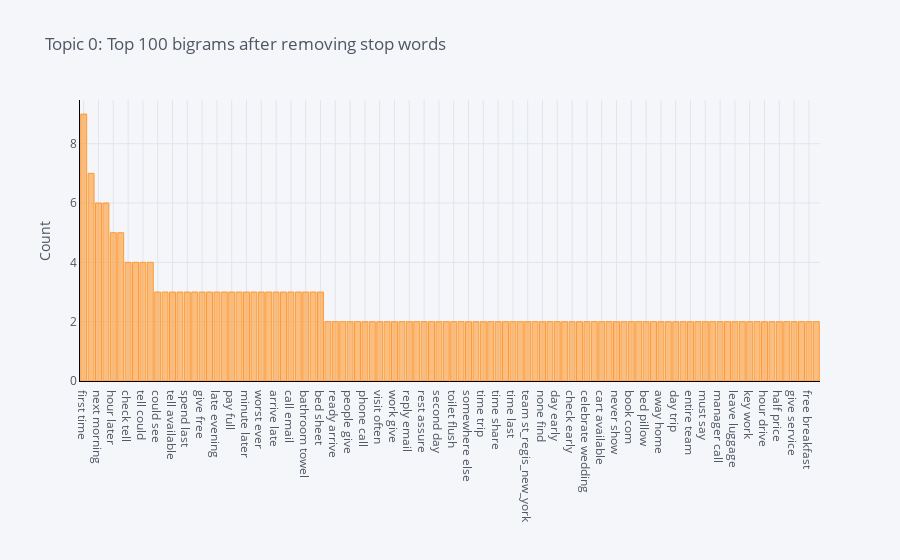

Notebook code cell kept with this figure:
### Code cell
plot_model(model=lda, plot = 'bigram', topic_num = 'Topic 0')

### Figure 1 — Plotly figure (JSON) as saved in the notebook; plotly's stock layout.template omitted (floating-point values rounded to 4 significant figures)
{"data": [{"marker": {"color": "rgba(255, 153, 51, 0.6)", "line": {"color": "rgba(255, 153, 51, 1.0)", "width": 1}}, "name": "count", "orientation": "v", "text": "", "type": "bar", "x": ["first time", "next day", "next morning", "open door", "hour later", "come back", "check tell", "arrive check", "tell could", "try check", "could see", "customer service", "tell available", "early morning", "spend last", "half hour", "give free", "give key", "late evening", "pillow case", "pay full", "minute check", "minute later", "could find", "worst ever", "check time", "arrive late", "check check", "call email", "wedding anniversary", "bathroom towel", "use phone", "bed sheet", "use pool", "ready arrive", "rate say", "people give", "photo mislead", "phone call", "rental car", "visit often", "parking deck", "work give", "trip first", "reply email", "terrible experience", "rest assure", "say call", "second day", "town funeral", "toilet flush", "see soon", "somewhere else", "time visit", "time trip", "still wait", "time share", "notify issue", "time last", "thank_taking_time review", "team st_regis_new_york", "also pay", "none find", "call say", "day early", "check late", "check early", "check clean", "celebrate wedding", "ceiling bathroom", "cart available", "call minute", "never show", "call back", "book com", "book charge", "bed pillow", "bed breakfast", "away home", "arrive evening", "day trip", "door open", "entire team", "feel home", "must say", "manager want", "manager call", "luggage cart", "leave luggage", "later call", "key work", "inn never", "hour drive", "home away", "half price", "greet friendly", "give service", "friendly always", "free breakfast", "later still"], "y": [9, 7, 6, 6, 5, 5, 4, 4, 4, 4, 3, 3, 3, 3, 3, 3, 3, 3, 3, 3, 3, 3, 3, 3, 3, 3, 3, 3, 3, 3, 3, 3, 3, 2, 2, 2, 2, 2, 2, 2, 2, 2, 2, 2, 2, 2, 2, 2, 2, 2, 2, 2, 2, 2, 2, 2, 2, 2, 2, 2, 2, 2, 2, 2, 2, 2, 2, 2, 2, 2, 2, 2, 2, 2, 2, 2, 2, 2, 2, 2, 2, 2, 2, 2, 2, 2, 2, 2, 2, 2, 2, 2, 2, 2, 2, 2, 2, 2, 2, 2]}], "layout": {"autosize": true, "legend": {"bgcolor": "#F5F6F9", "font": {"color": "#4D5663"}}, "paper_bgcolor": "#F5F6F9", "plot_bgcolor": "#F5F6F9", "title": {"font": {"color": "#4D5663"}, "text": "Topic 0: Top 100 bigrams after removing stop words"}, "xaxis": {"autorange": true, "gridcolor": "#E1E5ED", "linecolor": "black", "range": [-0.5, 99.5], "showgrid": true, "tickfont": {"color": "#4D5663"}, "title": {"font": {"color": "#4D5663"}, "text": ""}, "type": "category", "zerolinecolor": "#E1E5ED"}, "yaxis": {"autorange": true, "gridcolor": "#E1E5ED", "linecolor": "black", "range": [0, 9.474], "showgrid": true, "tickfont": {"color": "#4D5663"}, "title": {"font": {"color": "#4D5663"}, "text": "Count"}, "type": "linear", "zerolinecolor": "#E1E5ED"}}}
